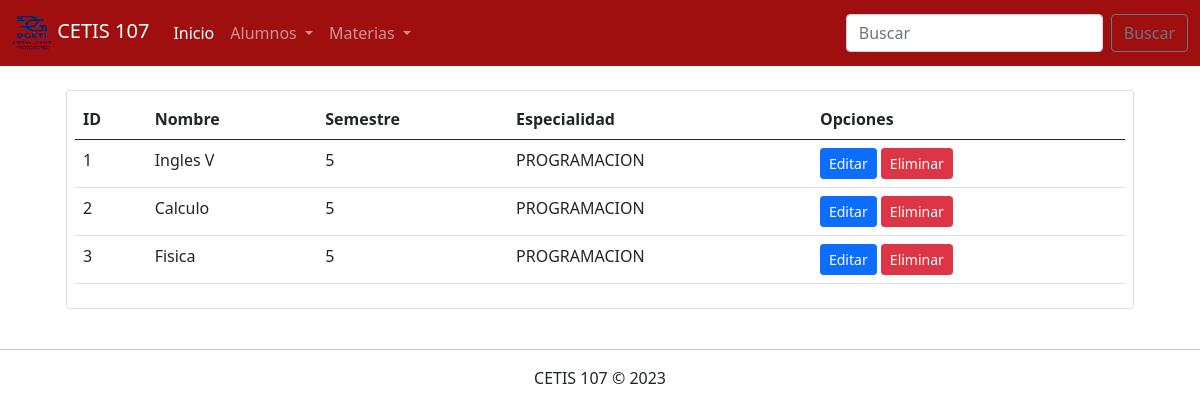
The page /Parcial3/ConsultarMaterias.php on the database as committed earlier.
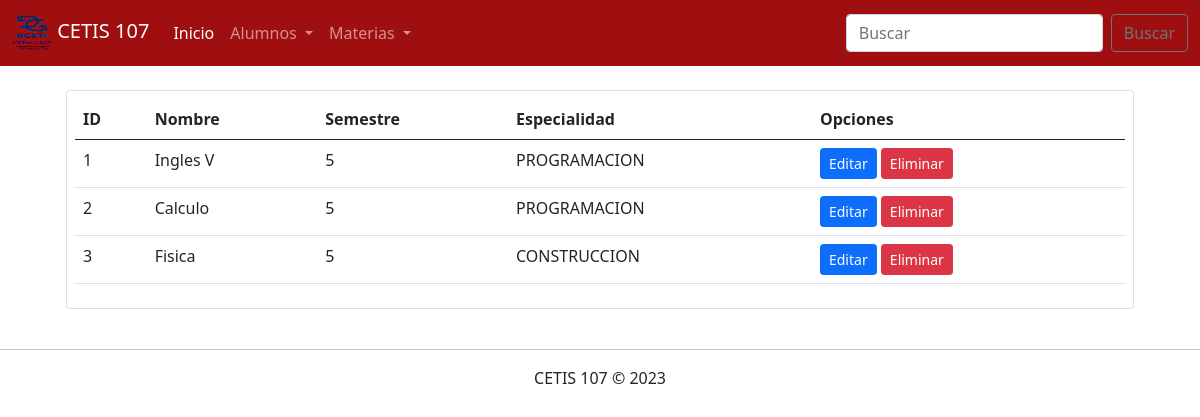
The same page on the database as committed later.
### tables this page shows
CREATE TABLE `materias` (
  `id` int(11) NOT NULL,
  `nombre` varchar(100) NOT NULL,
  `semestre` int(11) NOT NULL,
  `especialidad` varchar(50) NOT NULL
);

### Parcial3/ConsultarMaterias.php (the view, shortened to what this page needs)
<!DOCTYPE html>
<html lang="en">
<head>
    <link rel="stylesheet" href="css/bootstrap.css">
</head>
<body>
<?php
        include 'menu.php';
        include 'conexion.php';
        $sql = "SELECT * FROM materias";
        $datos = $conexion->query($sql);
    ?>
    <div class="container">
        <div class="row">
            <div class="col-12">
                <?php if($datos->num_rows > 0) { ?>
                <div class="table-responsive card m-4 p-2">
                    <table class="table table-hover">
                        <thead>
                            <tr>
                                <th>ID</th>
                                <th>Nombre</th>
                                <th>Semestre</th>
                                <th>Especialidad</th>
                                <th>Opciones</th>
                            </tr>
                        </thead>
                        <tbody>
                            <?php while($registro = $datos->fetch_assoc()){ ?>
                                <tr>
                                    <td><?php echo $registro["id"]; ?></td>
                                    <td><?php echo $registro["nombre"]; ?></td>
                                    <td><?php echo $registro["semestre"]; ?></td>
                                    <td><?php echo $registro["especialidad"]; ?></td>
                                    <td>
                                        <a href="EditarMateria.php?id=<?php echo $registro["id"]; ?>" class="btn btn-sm btn-primary">Editar</a>
                                        <a href="EliminarMateria.php?id=<?php echo $registro["id"]; ?>" class="btn btn-sm btn-danger">Eliminar</a>
                                    </td>
                                </tr>
                            <?php } ?>
                        </tbody>
                    </table>
                </div>
                <?php } else { ?>
                    <h2 class="m-4">No existe datos de alumnos en la base e datos</h2>
                <?php } ?>
            </div>
        </div>
    </div>
    <footer class="text-center">
        <hr>
        CETIS 107 &copy; 2023
    </footer>
</body>
</html>

### Parcial3/menu.php (shortened to what this page needs)
<nav class="navbar navbar-expand-lg navbar-dark" style="background-color: #9F0F0F;">
  <div class="container-fluid">
  <a class="navbar-brand" href="home.php">
  <img src="logocetis.png" alt="" width="40px" height="40px" class="d-inline-block aling-text-top">
    CETIS 107
  </a>
    <div class="collapse navbar-collapse" id="navbarSupportedContent">
      <ul class="navbar-nav me-auto mb-2 mb-lg-0">
        <li class="nav-item">
          <a class="nav-link active" aria-current="page" href="inicio.php">Inicio</a>
        </li>
        <li class="nav-item dropdown">
          <a class="nav-link dropdown-toggle" href="#" id="navbarDropdown" role="button" data-bs-toggle="dropdown" aria-expanded="false">
            Alumnos
          </a>
        </li>
        <li class="nav-item dropdown">
          <a class="nav-link dropdown-toggle" href="#" id="navbarDropdown" role="button" data-bs-toggle="dropdown" aria-expanded="false">
            Materias
          </a>
        </li>
      </ul>
      <form class="d-flex">
        <input class="form-control me-2" type="search" placeholder="Buscar" aria-label="Search">
        <button class="btn btn-outline-secondary" type="submit">Buscar</button>
      </form>
    </div>
  </div>
</nav>

Rows that differ between the two databases and show on the page:
changed materias "Fisica": especialidad "PROGRAMACION" → "CONSTRUCCION"
